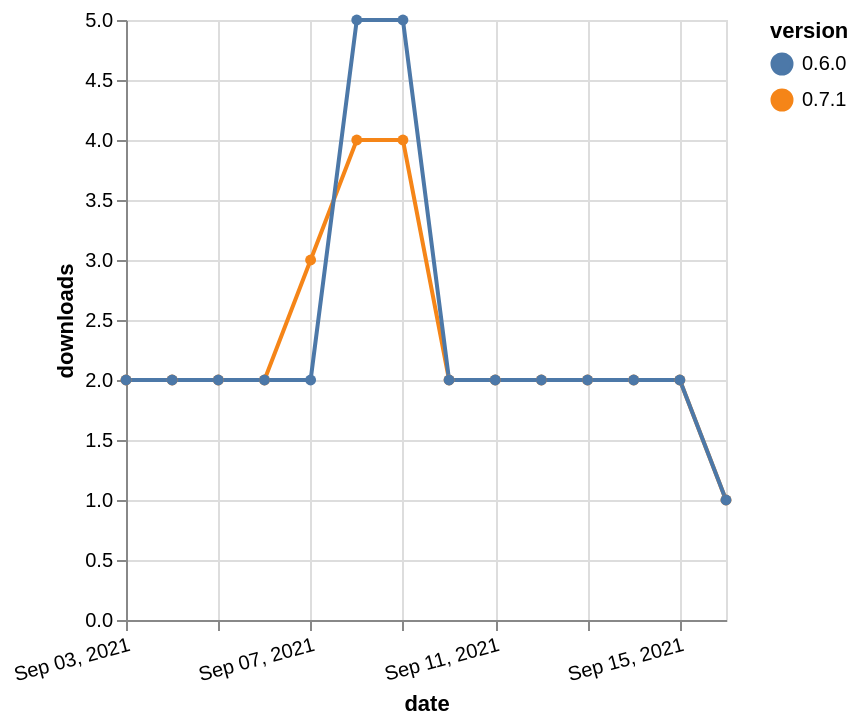

Express this chart as Vega-Lite.
### Vega-Lite specification from a JSON file in a GitHub repository (floating-point values rounded to 4 significant figures)
{"$schema": "https://vega.github.io/schema/vega-lite/v5.json", "description": "A simple bar chart with embedded data.", "data": {"values": [{"date": "2021-09-03", "total": 4837, "delta": 2, "version": "0.7.1"}, {"date": "2021-09-04", "total": 4839, "delta": 2, "version": "0.7.1"}, {"date": "2021-09-05", "total": 4841, "delta": 2, "version": "0.7.1"}, {"date": "2021-09-06", "total": 4843, "delta": 2, "version": "0.7.1"}, {"date": "2021-09-07", "total": 4846, "delta": 3, "version": "0.7.1"}, {"date": "2021-09-08", "total": 4850, "delta": 4, "version": "0.7.1"}, {"date": "2021-09-09", "total": 4854, "delta": 4, "version": "0.7.1"}, {"date": "2021-09-10", "total": 4856, "delta": 2, "version": "0.7.1"}, {"date": "2021-09-11", "total": 4858, "delta": 2, "version": "0.7.1"}, {"date": "2021-09-12", "total": 4860, "delta": 2, "version": "0.7.1"}, {"date": "2021-09-13", "total": 4862, "delta": 2, "version": "0.7.1"}, {"date": "2021-09-14", "total": 4864, "delta": 2, "version": "0.7.1"}, {"date": "2021-09-15", "total": 4866, "delta": 2, "version": "0.7.1"}, {"date": "2021-09-16", "total": 4867, "delta": 1, "version": "0.7.1"}, {"date": "2021-09-03", "total": 9144, "delta": 2, "version": "0.6.0"}, {"date": "2021-09-04", "total": 9146, "delta": 2, "version": "0.6.0"}, {"date": "2021-09-05", "total": 9148, "delta": 2, "version": "0.6.0"}, {"date": "2021-09-06", "total": 9150, "delta": 2, "version": "0.6.0"}, {"date": "2021-09-07", "total": 9152, "delta": 2, "version": "0.6.0"}, {"date": "2021-09-08", "total": 9157, "delta": 5, "version": "0.6.0"}, {"date": "2021-09-09", "total": 9162, "delta": 5, "version": "0.6.0"}, {"date": "2021-09-10", "total": 9164, "delta": 2, "version": "0.6.0"}, {"date": "2021-09-11", "total": 9166, "delta": 2, "version": "0.6.0"}, {"date": "2021-09-12", "total": 9168, "delta": 2, "version": "0.6.0"}, {"date": "2021-09-13", "total": 9170, "delta": 2, "version": "0.6.0"}, {"date": "2021-09-14", "total": 9172, "delta": 2, "version": "0.6.0"}, {"date": "2021-09-15", "total": 9174, "delta": 2, "version": "0.6.0"}, {"date": "2021-09-16", "total": 9175, "delta": 1, "version": "0.6.0"}]}, "width": "container", "mark": {"type": "line", "point": {"filled": true}}, "encoding": {"x": {"field": "date", "type": "temporal", "timeUnit": "yearmonthdate", "title": "date", "axis": {"labelAngle": -15}}, "y": {"field": "delta", "type": "quantitative", "title": "downloads"}, "color": {"field": "version", "type": "nominal"}, "tooltip": {"field": "delta"}}}
